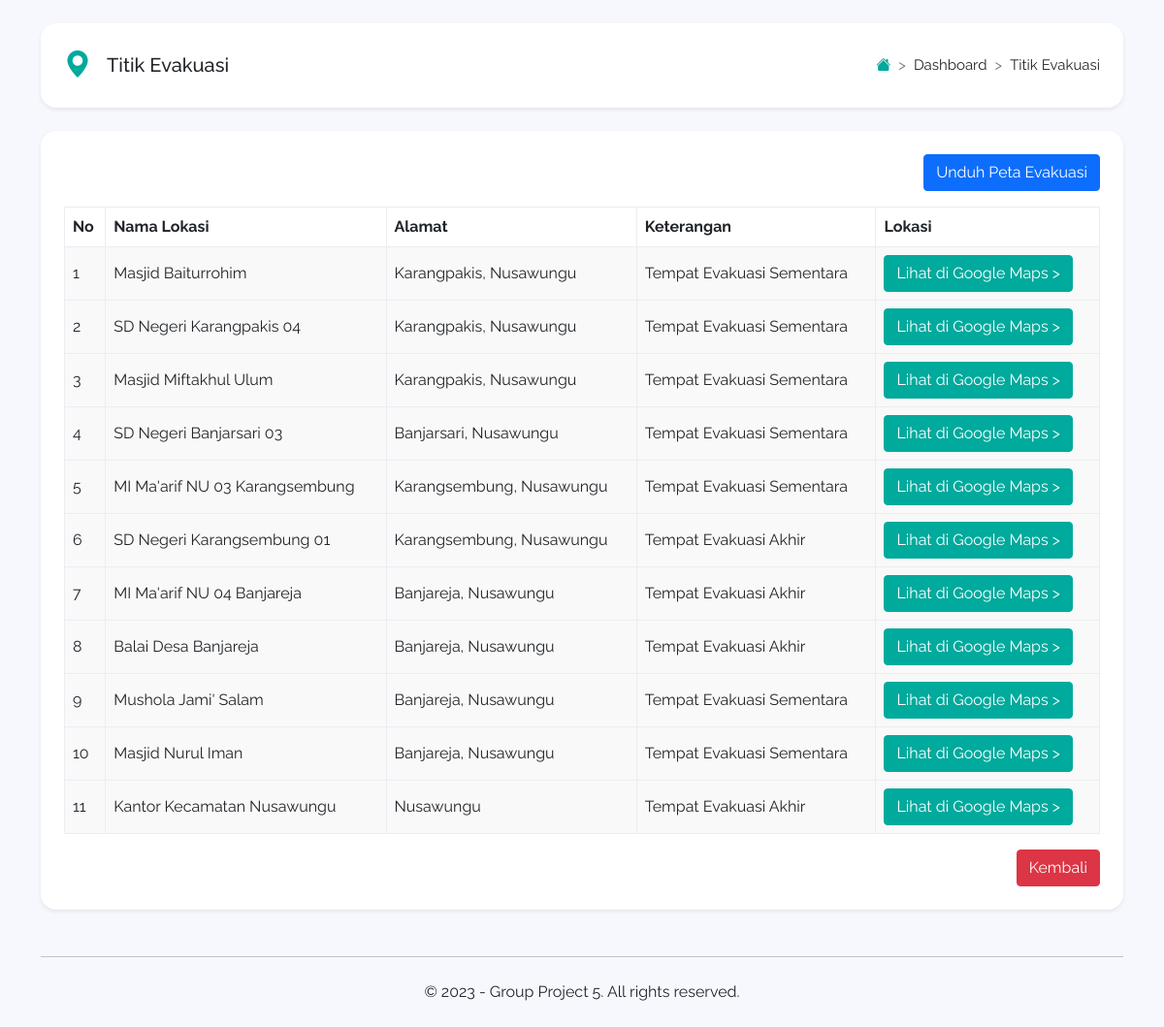
/lokasi.php, run on the app's committed database.
### tables this page shows
CREATE TABLE `rute` (
  `id` int(5) NOT NULL,
  `nama` varchar(255) NOT NULL,
  `alamat` varchar(255) NOT NULL,
  `titik` varchar(255) NOT NULL,
  `keterangan` varchar(100) NOT NULL
);

### lokasi.php (the view, shortened to what this page needs)
<?php
require 'functions.php';
?>
<!doctype html>
<html lang="en" class="h-100">
<head>
  <link href="https://cdn.jsdelivr.net/npm/bootstrap@5.0.1/dist/css/bootstrap.min.css" rel="stylesheet">
  <link rel="stylesheet" href="https://cdn.jsdelivr.net/npm/bootstrap-icons@1.5.0/font/bootstrap-icons.css">
  <link rel="stylesheet" type="text/css" href="https://cdn.datatables.net/v/bs5/dt-1.10.25/datatables.min.css" />
  <link rel="stylesheet" href="../assets/css/style.css">
</head>
<body class="d-flex flex-column h-100">
  <main class="flex-shrink-0">
    <div class="container pt-4">
      <div class="d-flex flex-column flex-md-row px-4 py-3 mb-4 bg-white rounded-2 shadow-sm">
        <div class="d-flex align-items-center me-md-auto">
          <i class="bi-geo-alt-fill text-success me-3 fs-3"></i>
          <h1 class="h5 pt-2">Titik Evakuasi</h1>
        </div>
        <div class="ms-5 ms-md-0 pt-md-3 pb-md-0">
          <nav style="--bs-breadcrumb-divider: '>';" aria-label="breadcrumb">
            <ol class="breadcrumb">
              <li class="breadcrumb-item"><a href="index.php"><i class="bi-house-fill text-success"></i></a></li>
              <li class="breadcrumb-item" aria-current="page">Dashboard</li>
              <li class="breadcrumb-item" aria-current="page">Titik Evakuasi</li>
            </ol>
          </nav>
        </div>
      </div>
      <div class="card border-0 shadow-sm">
        <div class="card-body p-4">
          <div class="table-responsive">
          <div align="right">
              <a href="peta.php" class="btn btn-primary mb-3">Unduh Peta Evakuasi</a>
          </div>
            <table id="tabel-antrian" class="table table-bordered table-striped table-hover" width="100%">
              <thead>
                <tr>
                  <th>No</th>
                  <th>Nama Lokasi</th>
                  <th>Alamat</th>
                  <th>Keterangan</th>
                  <th>Lokasi</th>
                </tr>
              </thead>
              <?php
                      $sql="SELECT * FROM rute";
                      $hasil=mysqli_query($conn,$sql);
                      $no=0;
                      while ($data = mysqli_fetch_array($hasil)) {
                          $no++;
                          ?>
                          <tbody>
                          <tr>
                              <td><?php echo $no;?></td>
                              <td><?php echo $data["nama"]; ?></td>
                              <td><?php echo $data["alamat"];   ?></td>
                              <td><?php echo $data["keterangan"];   ?></td>
                              <td><a href="<?php echo $data['titik']; ?>"target="_blank" class="btn btn-success" role="button">Lihat di Google Maps ></a></td>
                          </tr>
                          </tbody>
                          <?php
                      }
                      ?>
            </table>
          </div>
          <div align="right">
              <a href="index.php" class="btn btn-danger">Kembali</a>
          </div>
        </div>
      </div>
    </div>
  </main>
  <footer class="footer mt-auto py-4">
    <div class="container">
      <hr class="my-4">
      <div class="copyright text-center mb-2 mb-md-0">
        &copy; 2023 - Group Project 5. All rights reserved.
      </div>
    </div>
  </footer>
</body>
</html>

### assets/css/style.css (style rules this page uses)
body { font-family: Raleway, sans-serif; background-color: #f6f8fd; }
.text-success { color: #00aa9d !important; }
.btn-success { color: #fff; background-color: #00aa9d; border-color: #00aa9d; }
.card { border-radius: 1rem; }
.rounded-2 { border-radius: 1rem !important; }
.breadcrumb { font-size: 15px; }
.table { --bs-table-striped-bg: #f9f9f9; vertical-align: middle; }
.table>:not(:last-child)>:last-child>* { border-bottom-color: #dee2e6; }
tbody, td, tfoot, th, thead, tr { border-color: #ebedf2 !important; }

### data on the page
rute: nama "Masjid Baiturrohim", alamat "Karangpakis, Nusawungu", keterangan "Tempat Evakuasi Sementara"
rute: nama "SD Negeri Karangpakis 04", alamat "Karangpakis, Nusawungu", keterangan "Tempat Evakuasi Sementara"
rute: nama "Masjid Miftakhul Ulum", alamat "Karangpakis, Nusawungu", keterangan "Tempat Evakuasi Sementara"
rute: nama "SD Negeri Banjarsari 03", alamat "Banjarsari, Nusawungu", keterangan "Tempat Evakuasi Sementara"
rute: nama "MI Ma'arif NU 03 Karangsembung", alamat "Karangsembung, Nusawungu", keterangan "Tempat Evakuasi Sementara"
rute: nama "SD Negeri Karangsembung 01", alamat "Karangsembung, Nusawungu", keterangan "Tempat Evakuasi Akhir"
rute: nama "MI Ma'arif NU 04 Banjareja", alamat "Banjareja, Nusawungu", keterangan "Tempat Evakuasi Akhir"
rute: nama "Balai Desa Banjareja", alamat "Banjareja, Nusawungu", keterangan "Tempat Evakuasi Akhir"
rute: nama "Mushola Jami' Salam", alamat "Banjareja, Nusawungu", keterangan "Tempat Evakuasi Sementara"
rute: nama "Masjid Nurul Iman", alamat "Banjareja, Nusawungu", keterangan "Tempat Evakuasi Sementara"
rute: nama "Kantor Kecamatan Nusawungu", alamat "Nusawungu", keterangan "Tempat Evakuasi Akhir"
